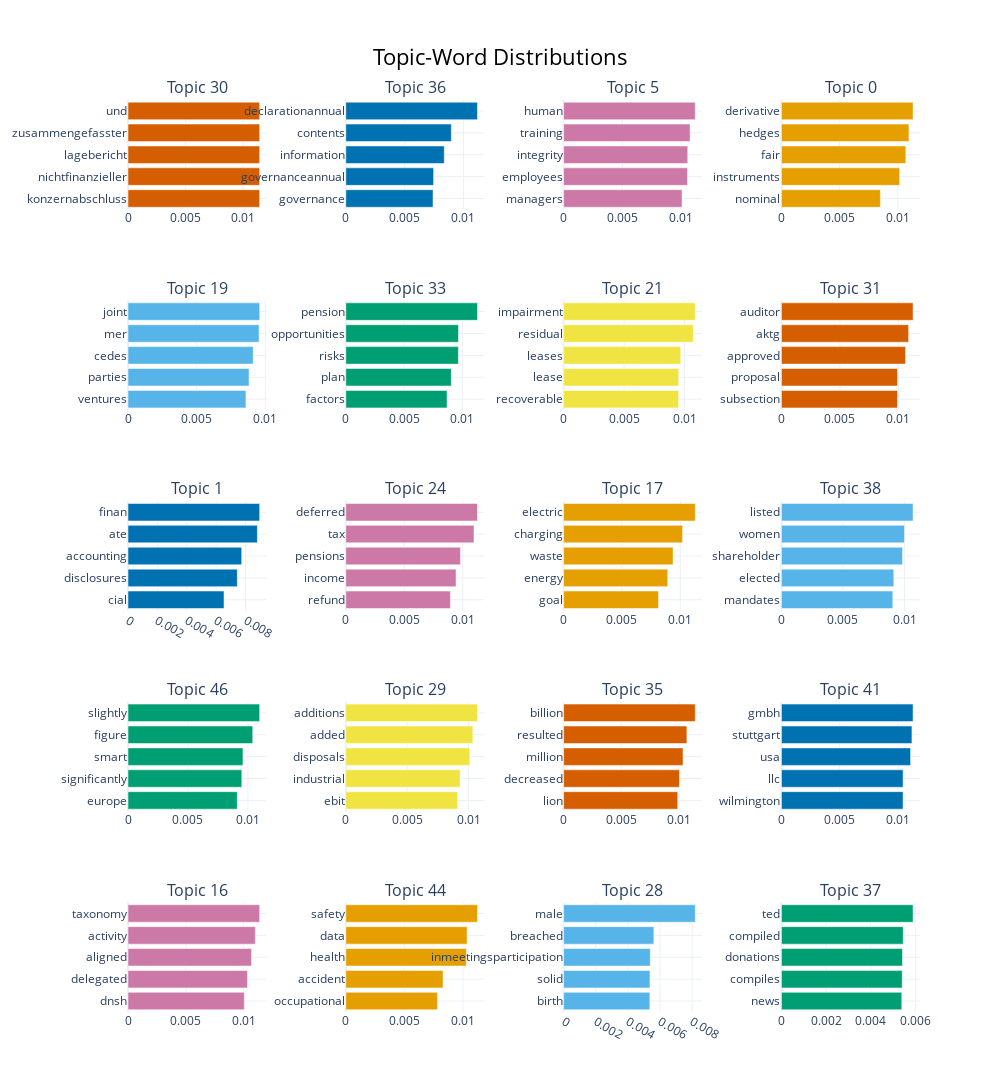

Source (notebook cell):
### Markdown cell above
## Visualize topic-word distributions

### Code cell
fig = model.visualize_topic(top_n=20)
fig.show()

### Figure 1 — Plotly figure (JSON) as saved in the notebook; plotly's stock layout.template omitted (floating-point values rounded to 4 significant figures)
{"data": [{"marker": {"color": "#D55E00"}, "orientation": "h", "type": "bar", "x": [0.01143, 0.01143, 0.01143, 0.01144, 0.01144], "xaxis": "x", "y": ["konzernabschluss", "nichtfinanzieller", "lagebericht", "zusammengefasster", "und"], "yaxis": "y"}, {"marker": {"color": "#0072B2"}, "orientation": "h", "type": "bar", "x": [0.007416, 0.007466, 0.008372, 0.008971, 0.01119], "xaxis": "x2", "y": ["governance", "governanceannual", "information", "contents", "declarationannual"], "yaxis": "y2"}, {"marker": {"color": "#CC79A7"}, "orientation": "h", "type": "bar", "x": [0.01008, 0.01054, 0.01056, 0.01076, 0.0112], "xaxis": "x3", "y": ["managers", "employees", "integrity", "training", "human"], "yaxis": "y3"}, {"marker": {"color": "#E69F00"}, "orientation": "h", "type": "bar", "x": [0.008503, 0.01016, 0.01069, 0.01096, 0.01131], "xaxis": "x4", "y": ["nominal", "instruments", "fair", "hedges", "derivative"], "yaxis": "y4"}, {"marker": {"color": "#56B4E9"}, "orientation": "h", "type": "bar", "x": [0.008588, 0.008815, 0.009116, 0.00954, 0.009587], "xaxis": "x5", "y": ["ventures", "parties", "cedes", "mer", "joint"], "yaxis": "y5"}, {"marker": {"color": "#009E73"}, "orientation": "h", "type": "bar", "x": [0.008686, 0.009053, 0.009657, 0.009667, 0.0113], "xaxis": "x6", "y": ["factors", "plan", "risks", "opportunities", "pension"], "yaxis": "y6"}, {"marker": {"color": "#F0E442"}, "orientation": "h", "type": "bar", "x": [0.009511, 0.009518, 0.009687, 0.01073, 0.01089], "xaxis": "x7", "y": ["recoverable", "lease", "leases", "residual", "impairment"], "yaxis": "y7"}, {"marker": {"color": "#D55E00"}, "orientation": "h", "type": "bar", "x": [0.009921, 0.009922, 0.0106, 0.01087, 0.01125], "xaxis": "x8", "y": ["subsection", "proposal", "approved", "aktg", "auditor"], "yaxis": "y8"}, {"marker": {"color": "#0072B2"}, "orientation": "h", "type": "bar", "x": [0.006536, 0.007442, 0.007743, 0.008809, 0.008965], "xaxis": "x9", "y": ["cial", "disclosures", "accounting", "ate", "finan"], "yaxis": "y9"}, {"marker": {"color": "#CC79A7"}, "orientation": "h", "type": "bar", "x": [0.008943, 0.009427, 0.009801, 0.01096, 0.01126], "xaxis": "x10", "y": ["refund", "income", "pensions", "tax", "deferred"], "yaxis": "y10"}, {"marker": {"color": "#E69F00"}, "orientation": "h", "type": "bar", "x": [0.008135, 0.008926, 0.009383, 0.0102, 0.01128], "xaxis": "x11", "y": ["goal", "energy", "waste", "charging", "electric"], "yaxis": "y11"}, {"marker": {"color": "#56B4E9"}, "orientation": "h", "type": "bar", "x": [0.009046, 0.009125, 0.009834, 0.009994, 0.01069], "xaxis": "x12", "y": ["mandates", "elected", "shareholder", "women", "listed"], "yaxis": "y12"}, {"marker": {"color": "#009E73"}, "orientation": "h", "type": "bar", "x": [0.009111, 0.009489, 0.009585, 0.0104, 0.01098], "xaxis": "x13", "y": ["europe", "significantly", "smart", "figure", "slightly"], "yaxis": "y13"}, {"marker": {"color": "#F0E442"}, "orientation": "h", "type": "bar", "x": [0.009105, 0.00931, 0.0101, 0.01035, 0.01073], "xaxis": "x14", "y": ["ebit", "industrial", "disposals", "added", "additions"], "yaxis": "y14"}, {"marker": {"color": "#D55E00"}, "orientation": "h", "type": "bar", "x": [0.009887, 0.01004, 0.01035, 0.01068, 0.01141], "xaxis": "x15", "y": ["lion", "decreased", "million", "resulted", "billion"], "yaxis": "y15"}, {"marker": {"color": "#0072B2"}, "orientation": "h", "type": "bar", "x": [0.01044, 0.01044, 0.01108, 0.0112, 0.0113], "xaxis": "x16", "y": ["wilmington", "llc", "usa", "stuttgart", "gmbh"], "yaxis": "y16"}, {"marker": {"color": "#CC79A7"}, "orientation": "h", "type": "bar", "x": [0.01006, 0.01033, 0.01069, 0.01102, 0.01139], "xaxis": "x17", "y": ["dnsh", "delegated", "aligned", "activity", "taxonomy"], "yaxis": "y17"}, {"marker": {"color": "#E69F00"}, "orientation": "h", "type": "bar", "x": [0.007822, 0.0083, 0.01029, 0.01035, 0.01124], "xaxis": "x18", "y": ["occupational", "accident", "health", "data", "safety"], "yaxis": "y18"}, {"marker": {"color": "#56B4E9"}, "orientation": "h", "type": "bar", "x": [0.005365, 0.005373, 0.005391, 0.005617, 0.008192], "xaxis": "x19", "y": ["birth", "solid", "inmeetingsparticipation", "breached", "male"], "yaxis": "y19"}, {"marker": {"color": "#009E73"}, "orientation": "h", "type": "bar", "x": [0.005395, 0.005415, 0.005426, 0.005462, 0.005901], "xaxis": "x20", "y": ["news", "compiles", "donations", "compiled", "ted"], "yaxis": "y20"}], "layout": {"annotations": [{"font": {"size": 16}, "showarrow": false, "text": "Topic 30", "x": 0.0875, "xanchor": "center", "xref": "paper", "y": 1, "yanchor": "bottom", "yref": "paper"}, {"font": {"size": 16}, "showarrow": false, "text": "Topic 36", "x": 0.3625, "xanchor": "center", "xref": "paper", "y": 1, "yanchor": "bottom", "yref": "paper"}, {"font": {"size": 16}, "showarrow": false, "text": "Topic 5", "x": 0.6375, "xanchor": "center", "xref": "paper", "y": 1, "yanchor": "bottom", "yref": "paper"}, {"font": {"size": 16}, "showarrow": false, "text": "Topic 0", "x": 0.9125, "xanchor": "center", "xref": "paper", "y": 1, "yanchor": "bottom", "yref": "paper"}, {"font": {"size": 16}, "showarrow": false, "text": "Topic 19", "x": 0.0875, "xanchor": "center", "xref": "paper", "y": 0.78, "yanchor": "bottom", "yref": "paper"}, {"font": {"size": 16}, "showarrow": false, "text": "Topic 33", "x": 0.3625, "xanchor": "center", "xref": "paper", "y": 0.78, "yanchor": "bottom", "yref": "paper"}, {"font": {"size": 16}, "showarrow": false, "text": "Topic 21", "x": 0.6375, "xanchor": "center", "xref": "paper", "y": 0.78, "yanchor": "bottom", "yref": "paper"}, {"font": {"size": 16}, "showarrow": false, "text": "Topic 31", "x": 0.9125, "xanchor": "center", "xref": "paper", "y": 0.78, "yanchor": "bottom", "yref": "paper"}, {"font": {"size": 16}, "showarrow": false, "text": "Topic 1", "x": 0.0875, "xanchor": "center", "xref": "paper", "y": 0.56, "yanchor": "bottom", "yref": "paper"}, {"font": {"size": 16}, "showarrow": false, "text": "Topic 24", "x": 0.3625, "xanchor": "center", "xref": "paper", "y": 0.56, "yanchor": "bottom", "yref": "paper"}, {"font": {"size": 16}, "showarrow": false, "text": "Topic 17", "x": 0.6375, "xanchor": "center", "xref": "paper", "y": 0.56, "yanchor": "bottom", "yref": "paper"}, {"font": {"size": 16}, "showarrow": false, "text": "Topic 38", "x": 0.9125, "xanchor": "center", "xref": "paper", "y": 0.56, "yanchor": "bottom", "yref": "paper"}, {"font": {"size": 16}, "showarrow": false, "text": "Topic 46", "x": 0.0875, "xanchor": "center", "xref": "paper", "y": 0.34, "yanchor": "bottom", "yref": "paper"}, {"font": {"size": 16}, "showarrow": false, "text": "Topic 29", "x": 0.3625, "xanchor": "center", "xref": "paper", "y": 0.34, "yanchor": "bottom", "yref": "paper"}, {"font": {"size": 16}, "showarrow": false, "text": "Topic 35", "x": 0.6375, "xanchor": "center", "xref": "paper", "y": 0.34, "yanchor": "bottom", "yref": "paper"}, {"font": {"size": 16}, "showarrow": false, "text": "Topic 41", "x": 0.9125, "xanchor": "center", "xref": "paper", "y": 0.34, "yanchor": "bottom", "yref": "paper"}, {"font": {"size": 16}, "showarrow": false, "text": "Topic 16", "x": 0.0875, "xanchor": "center", "xref": "paper", "y": 0.12, "yanchor": "bottom", "yref": "paper"}, {"font": {"size": 16}, "showarrow": false, "text": "Topic 44", "x": 0.3625, "xanchor": "center", "xref": "paper", "y": 0.12, "yanchor": "bottom", "yref": "paper"}, {"font": {"size": 16}, "showarrow": false, "text": "Topic 28", "x": 0.6375, "xanchor": "center", "xref": "paper", "y": 0.12, "yanchor": "bottom", "yref": "paper"}, {"font": {"size": 16}, "showarrow": false, "text": "Topic 37", "x": 0.9125, "xanchor": "center", "xref": "paper", "y": 0.12, "yanchor": "bottom", "yref": "paper"}], "height": 1250, "hoverlabel": {"bgcolor": "white", "font": {"family": "Rockwell", "size": 16}}, "showlegend": false, "title": {"font": {"color": "Black", "size": 22}, "text": "Topic-Word Distributions", "x": 0.5, "xanchor": "center", "yanchor": "top"}, "width": 1000, "xaxis": {"anchor": "y", "domain": [0, 0.175], "showgrid": true}, "xaxis10": {"anchor": "y10", "domain": [0.275, 0.45], "showgrid": true}, "xaxis11": {"anchor": "y11", "domain": [0.55, 0.725], "showgrid": true}, "xaxis12": {"anchor": "y12", "domain": [0.825, 1], "showgrid": true}, "xaxis13": {"anchor": "y13", "domain": [0, 0.175], "showgrid": true}, "xaxis14": {"anchor": "y14", "domain": [0.275, 0.45], "showgrid": true}, "xaxis15": {"anchor": "y15", "domain": [0.55, 0.725], "showgrid": true}, "xaxis16": {"anchor": "y16", "domain": [0.825, 1], "showgrid": true}, "xaxis17": {"anchor": "y17", "domain": [0, 0.175], "showgrid": true}, "xaxis18": {"anchor": "y18", "domain": [0.275, 0.45], "showgrid": true}, "xaxis19": {"anchor": "y19", "domain": [0.55, 0.725], "showgrid": true}, "xaxis2": {"anchor": "y2", "domain": [0.275, 0.45], "showgrid": true}, "xaxis20": {"anchor": "y20", "domain": [0.825, 1], "showgrid": true}, "xaxis3": {"anchor": "y3", "domain": [0.55, 0.725], "showgrid": true}, "xaxis4": {"anchor": "y4", "domain": [0.825, 1], "showgrid": true}, "xaxis5": {"anchor": "y5", "domain": [0, 0.175], "showgrid": true}, "xaxis6": {"anchor": "y6", "domain": [0.275, 0.45], "showgrid": true}, "xaxis7": {"anchor": "y7", "domain": [0.55, 0.725], "showgrid": true}, "xaxis8": {"anchor": "y8", "domain": [0.825, 1], "showgrid": true}, "xaxis9": {"anchor": "y9", "domain": [0, 0.175], "showgrid": true}, "yaxis": {"anchor": "x", "domain": [0.88, 1], "showgrid": true}, "yaxis10": {"anchor": "x10", "domain": [0.44, 0.56], "showgrid": true}, "yaxis11": {"anchor": "x11", "domain": [0.44, 0.56], "showgrid": true}, "yaxis12": {"anchor": "x12", "domain": [0.44, 0.56], "showgrid": true}, "yaxis13": {"anchor": "x13", "domain": [0.22, 0.34], "showgrid": true}, "yaxis14": {"anchor": "x14", "domain": [0.22, 0.34], "showgrid": true}, "yaxis15": {"anchor": "x15", "domain": [0.22, 0.34], "showgrid": true}, "yaxis16": {"anchor": "x16", "domain": [0.22, 0.34], "showgrid": true}, "yaxis17": {"anchor": "x17", "domain": [0, 0.12], "showgrid": true}, "yaxis18": {"anchor": "x18", "domain": [0, 0.12], "showgrid": true}, "yaxis19": {"anchor": "x19", "domain": [0, 0.12], "showgrid": true}, "yaxis2": {"anchor": "x2", "domain": [0.88, 1], "showgrid": true}, "yaxis20": {"anchor": "x20", "domain": [0, 0.12], "showgrid": true}, "yaxis3": {"anchor": "x3", "domain": [0.88, 1], "showgrid": true}, "yaxis4": {"anchor": "x4", "domain": [0.88, 1], "showgrid": true}, "yaxis5": {"anchor": "x5", "domain": [0.66, 0.78], "showgrid": true}, "yaxis6": {"anchor": "x6", "domain": [0.66, 0.78], "showgrid": true}, "yaxis7": {"anchor": "x7", "domain": [0.66, 0.78], "showgrid": true}, "yaxis8": {"anchor": "x8", "domain": [0.66, 0.78], "showgrid": true}, "yaxis9": {"anchor": "x9", "domain": [0.44, 0.56], "showgrid": true}}}
